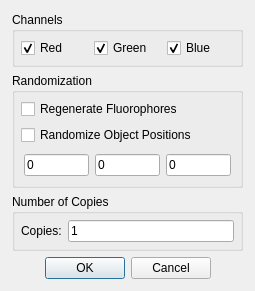
<?xml version="1.0" encoding="UTF-8"?>
<ui version="4.0">
 <class>ImageExportOptionsDialog</class>
 <widget class="QDialog" name="ImageExportOptionsDialog">
  <property name="geometry">
   <rect>
    <x>0</x>
    <y>0</y>
    <width>255</width>
    <height>277</height>
   </rect>
  </property>
  <property name="windowTitle">
   <string>Image Export Options</string>
  </property>
  <layout class="QVBoxLayout" name="verticalLayout">
   <property name="spacing">
    <number>-1</number>
   </property>
   <property name="margin">
    <number>12</number>
   </property>
   <item>
    <widget class="QGroupBox" name="channelsGroupBox">
     <property name="title">
      <string>Channels</string>
     </property>
     <layout class="QHBoxLayout" name="horizontalLayout">
      <property name="margin">
       <number>6</number>
      </property>
      <item>
       <widget class="QCheckBox" name="redChannelCheckBox">
        <property name="text">
         <string>Red</string>
        </property>
        <property name="checked">
         <bool>true</bool>
        </property>
       </widget>
      </item>
      <item>
       <widget class="QCheckBox" name="greenChannelCheckBox">
        <property name="text">
         <string>Green</string>
        </property>
        <property name="checked">
         <bool>true</bool>
        </property>
       </widget>
      </item>
      <item>
       <widget class="QCheckBox" name="blueChannelCheckBox">
        <property name="text">
         <string>Blue</string>
        </property>
        <property name="checked">
         <bool>true</bool>
        </property>
       </widget>
      </item>
     </layout>
    </widget>
   </item>
   <item>
    <widget class="QGroupBox" name="randomizationGroupBox">
     <property name="title">
      <string>Randomization</string>
     </property>
     <layout class="QVBoxLayout" name="verticalLayout_2">
      <property name="margin">
       <number>6</number>
      </property>
      <item>
       <widget class="QCheckBox" name="regenerateFluorophoresButton">
        <property name="text">
         <string>Regenerate Fluorophores</string>
        </property>
       </widget>
      </item>
      <item>
       <widget class="QCheckBox" name="randomizeObjectPositions">
        <property name="text">
         <string>Randomize Object Positions</string>
        </property>
       </widget>
      </item>
      <item>
       <widget class="QWidget" name="widget" native="true">
        <layout class="QHBoxLayout" name="horizontalLayout_2">
         <property name="margin">
          <number>3</number>
         </property>
         <item>
          <widget class="QLineEdit" name="randomPositionRangeXEdit">
           <property name="text">
            <string>0</string>
           </property>
          </widget>
         </item>
         <item>
          <widget class="QLineEdit" name="randomPositionRangeYEdit">
           <property name="text">
            <string>0</string>
           </property>
          </widget>
         </item>
         <item>
          <widget class="QLineEdit" name="randomPositionRangeZEdit">
           <property name="text">
            <string>0</string>
           </property>
          </widget>
         </item>
        </layout>
       </widget>
      </item>
     </layout>
    </widget>
   </item>
   <item>
    <widget class="QGroupBox" name="numberOfCopiesGroupBox">
     <property name="title">
      <string>Number of Copies</string>
     </property>
     <layout class="QFormLayout" name="formLayout">
      <property name="verticalSpacing">
       <number>4</number>
      </property>
      <property name="margin">
       <number>6</number>
      </property>
      <item row="0" column="0">
       <widget class="QLabel" name="numberLabel">
        <property name="text">
         <string>Copies:</string>
        </property>
       </widget>
      </item>
      <item row="0" column="1">
       <widget class="QLineEdit" name="numberEdit">
        <property name="text">
         <string>1</string>
        </property>
       </widget>
      </item>
     </layout>
    </widget>
   </item>
   <item>
    <widget class="QDialogButtonBox" name="buttonBox">
     <property name="orientation">
      <enum>Qt::Horizontal</enum>
     </property>
     <property name="standardButtons">
      <set>QDialogButtonBox::Cancel|QDialogButtonBox::Ok</set>
     </property>
     <property name="centerButtons">
      <bool>true</bool>
     </property>
    </widget>
   </item>
   <item>
    <spacer name="verticalSpacer">
     <property name="orientation">
      <enum>Qt::Vertical</enum>
     </property>
     <property name="sizeType">
      <enum>QSizePolicy::Expanding</enum>
     </property>
     <property name="sizeHint" stdset="0">
      <size>
       <width>20</width>
       <height>0</height>
      </size>
     </property>
    </spacer>
   </item>
  </layout>
 </widget>
 <resources/>
 <connections>
  <connection>
   <sender>buttonBox</sender>
   <signal>accepted()</signal>
   <receiver>ImageExportOptionsDialog</receiver>
   <slot>accept()</slot>
   <hints>
    <hint type="sourcelabel">
     <x>248</x>
     <y>254</y>
    </hint>
    <hint type="destinationlabel">
     <x>157</x>
     <y>274</y>
    </hint>
   </hints>
  </connection>
  <connection>
   <sender>buttonBox</sender>
   <signal>rejected()</signal>
   <receiver>ImageExportOptionsDialog</receiver>
   <slot>reject()</slot>
   <hints>
    <hint type="sourcelabel">
     <x>316</x>
     <y>260</y>
    </hint>
    <hint type="destinationlabel">
     <x>286</x>
     <y>274</y>
    </hint>
   </hints>
  </connection>
 </connections>
</ui>
